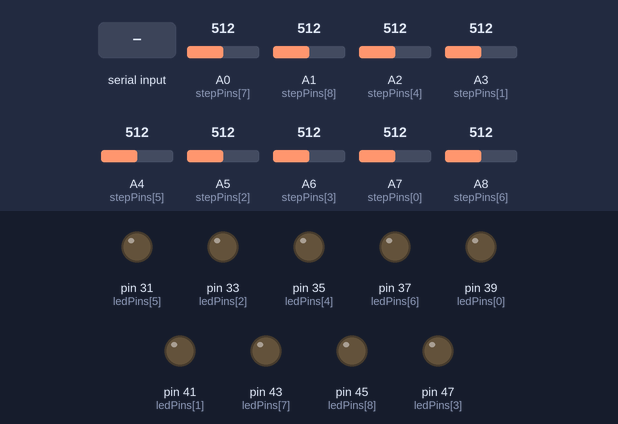
This sketch was run on a simulated Arduino Mega 2560, built with avr-gcc and run on an emulated ATmega2560. Shown: output pins drawn as LEDs (lit = HIGH). The inputs (shaded band) are chosen by the test bench; at power-on: A0 (stepPins[7]) = 512, A1 (stepPins[8]) = 512, A2 (stepPins[4]) = 512, A3 (stepPins[1]) = 512, A4 (stepPins[5]) = 512, A5 (stepPins[2]) = 512, A6 (stepPins[3]) = 512, A7 (stepPins[0]) = 512, A8 (stepPins[6]) = 512. What the sketch prints to the serial monitor is not drawn.

Above: at 1.2 s.
1.3 s: "90,45." received over Serial
At 1.8 s:
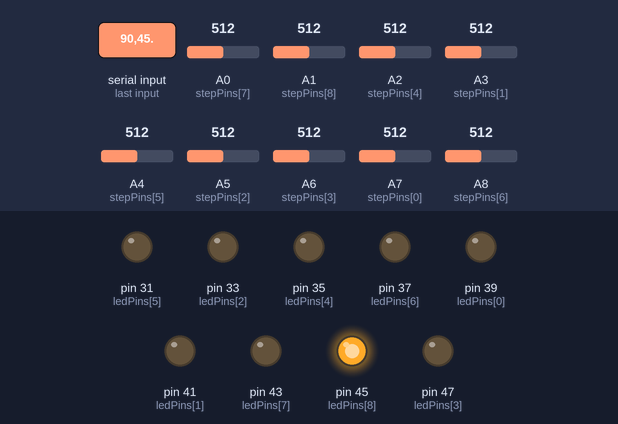
2.8 s: "30,150." received over Serial
At 4.1 s:
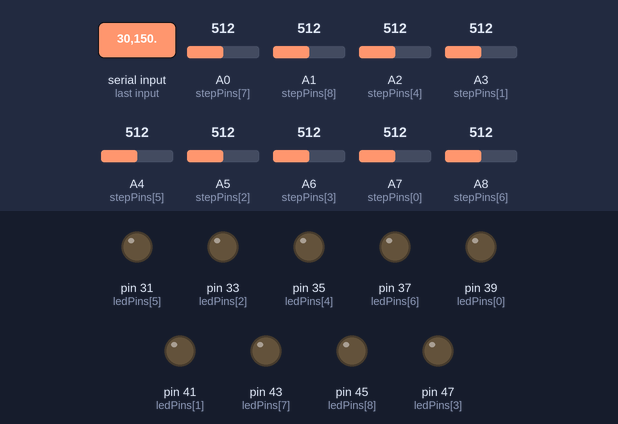
Timing chart, 0 to 5.8 s (numbered marks = the images above; inputs shaded):
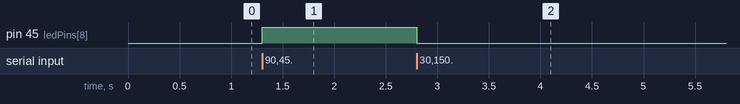

The sketch:

test_mapping.ino
```cpp
#include <Wire.h>
#include <EEPROM.h>
#include "Adafruit_LEDBackpack.h"
#include "Adafruit_GFX.h"

const int NUM_STEPS = 9;
const int indicatorLED = 13;
Adafruit_7segment highscoreseg = Adafruit_7segment();
Adafruit_7segment scoreseg = Adafruit_7segment();
Adafruit_7segment timeseg = Adafruit_7segment();

// Order:
// 1 - Indy
// 2 - Chem
// 3 - Min
// 4 - EngSci
// 5 - T1
// 6 - Material
// 7 - ECE
// 8 - Mech
// 9 - Civ

int stepValues[] = {
  80, 80, 80, 80, 80, 80, 80, 80, 80
};
int noStepValues[] = {
  100, 100, 100, 100, 100, 100, 100, 100, 100
};

bool stepState[NUM_STEPS];
bool posEdge[NUM_STEPS];
bool negEdge[NUM_STEPS];
long measurements[NUM_STEPS];

int stepPins[] = {
  A7, A3, A5, A6, A2, A4, A8, A0, A1,
};

int ledPins[] = {
  39, 41, 33, 47, 35, 31, 37, 43, 45,
};

// R1 is fixed, R2 is the step
// Assuming: Vcc--R2--Vo--R1--GND
// Vo = Vcc * (R1 / (R1 + R2))
// So, R2 = R1*(Vcc/Vo) - R1
// And Vo = analogRead / 1024 * Vcc
// So, R2 = R1*(1024/analogRead) - R1
void readStep(int index) {
  int Vcc = 5;
  int pin = stepPins[index];
  int stepValue = stepValues[index];
  int noStepValue = noStepValues[index];

  // Trying to keep all of the arithmetic integer
  long reading = analogRead(pin);
  measurements[index] = reading;

  // Compute the new state
  bool newState = stepState[index];
  if (!stepState[index] && reading <= stepValue) {
    newState = true;
  } else if (stepState[index] && reading >= noStepValue) {
    newState = false;
  }

  // Compute whether we got an edge
  posEdge[index] = newState && !stepState[index];
  negEdge[index] = !newState && stepState[index];

  // Update step state
  stepState[index] = newState;
}

void readSteps() {
  for (int i = 0; i < NUM_STEPS; ++i) {
    readStep(i);
  }
}

void initSteps() {
  for (int i = 0; i < NUM_STEPS; ++i) {
    stepState[i] = false;
    posEdge[i] = false;
    negEdge[i] = false;
  }
}

void setup() {
  // setup serial port
  Serial.begin(115200);
  Serial.setTimeout(1000L * 1000L);

  // setup analog pins for pads, and led strips
  for (int i = 0; i < NUM_STEPS; ++i) {
    pinMode(stepPins[i], INPUT);
    pinMode(ledPins[i], OUTPUT);
    // set to HIGH to turn on strip
    digitalWrite(ledPins[i], LOW);
  }

  initSteps();
}

// LEDs
void leds() {
  Serial.print("Which LED to light up? ");
  String s = Serial.readStringUntil('.');
  int index = s[0] - '0';
  Serial.print("I heard: ");
  Serial.println(index);
  digitalWrite(ledPins[index-1], HIGH);
  Serial.println("Type . to stop");
  Serial.readStringUntil('.');
  digitalWrite(ledPins[index-1], LOW);
}

void steps() {
  Serial.print("Which step to read? ");
  String s = Serial.readStringUntil('.');
  int index = s[0] - '0';
  Serial.print("I heard: ");
  Serial.println(index);
  delay(1000);
  Serial.println("Type . to stop");
  while (Serial.read() == -1) {
    Serial.println(analogRead(stepPins[index-1]));
  }
}

void both() {
  Serial.print("Which step to test? ");
  String s = Serial.readStringUntil('.');
  int index = s[0] - '0';
  Serial.print("I heard: ");
  Serial.println(index);
  digitalWrite(ledPins[index-1], HIGH);
  delay(1000);
  Serial.println("Type . to stop");
  while (Serial.read() == -1) {
    readSteps();
    Serial.println(measurements[index-1]);
  }
  digitalWrite(ledPins[index-1], LOW);
}

void loop() {
  //leds();
  //steps();
  both();
}
```

Measured:
- after the input at 1.3 s, pin 45 (ledPins[8]): LOW → HIGH at once
- after the input at 2.8 s, pin 45 (ledPins[8]): HIGH → LOW at once
